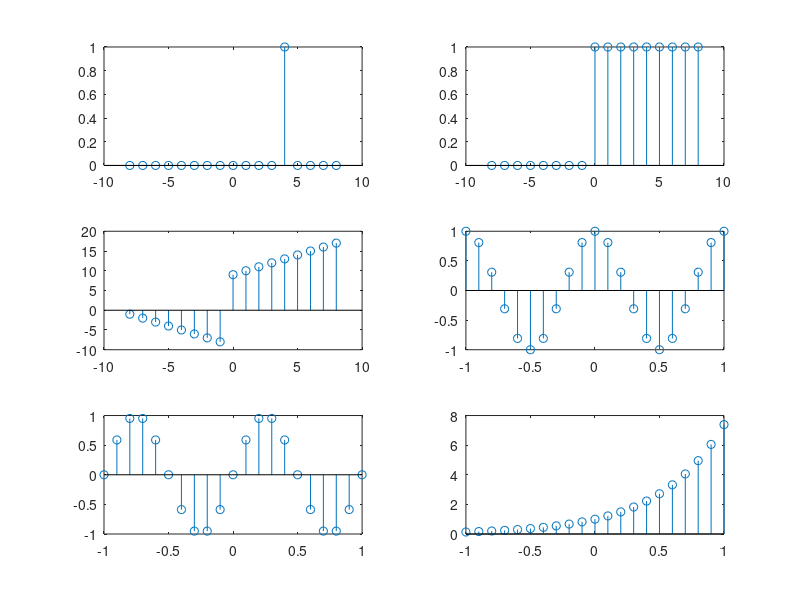

The MATLAB script that drew this image:
clc;
clear all;
close all;
x=zeros(1,17)
n=-8:8
% impulse at 4
for i=1:17
    if n(i)==4
        x(i)=1
    else
        x(i)=0
    end;
end;
subplot(3,2,1);
stem(n,x);

%unit step function
for i=1:17
    if n(i)>=0
        x(i)=1
    else
        x(i)=0
    end;
end;
subplot(3,2,2);
stem(n,x);
% ramp function
for i=1:17
    if n(i)>=0
        x(i)=i
    else
        x(i)=-i
    end;
end;
subplot(3,2,3);
stem(n,x);

% discrete cos function
Ts=1/10;
t=-1:Ts:1;
y=cos(2*pi*t);
subplot(3,2,4);
stem(t,y);
%discrete sin function
Ts=1/10;
t=-1:Ts:1;
y=sin(2*pi*t);
subplot(3,2,5);
stem(t,y);

%discrete exponential function
Ts=1/10;
t=-1:Ts:1;
y=exp(2*t);
subplot(3,2,6);
stem(t,y);





